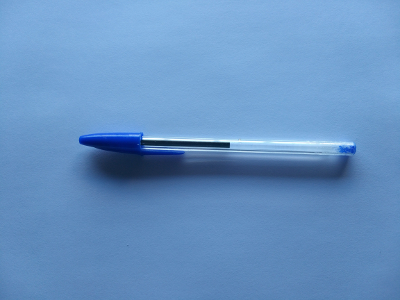
#> input picture ejercicioscapitulo9/img1.jpg, 400 x 300 px
$ python farneback_denso.py
#> lines starting #> are read from the running program, lines starting #| are printed output that depends on the picture
#farneback_denso.py
import cv2
import numpy as np
import matplotlib.pyplot as plt
import sys

img1 = cv2.imread('img1.jpg')
#> img1 is the input picture: shape (300, 400, 3); mean B, G, R 194.1, 146.4, 102.9
img2 = cv2.imread('img2.jpg')
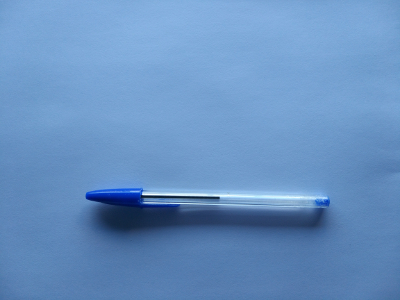
#> input picture ejercicioscapitulo9/img2.jpg, 400 x 300 px
#> img2 is the input picture: shape (300, 400, 3); mean B, G, R 193.1, 145.1, 103.8

if img1 is None or img2 is None:
    print("Error: No se encontraron las imágenes.")
    sys.exit()

# Redimensionar si es necesario (Farneback es pesado, mejor imágenes no gigantes)
if img1.shape != img2.shape:
    img2 = cv2.resize(img2, (img1.shape[1], img1.shape[0]))

# Convertir a escala de grises
prvs = cv2.cvtColor(img1, cv2.COLOR_BGR2GRAY)
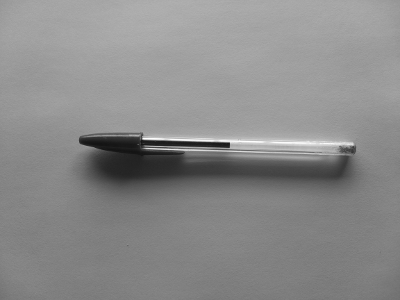
#> prvs: shape (300, 400); min 19, max 255, mean 138.7
next_img = cv2.cvtColor(img2, cv2.COLOR_BGR2GRAY)
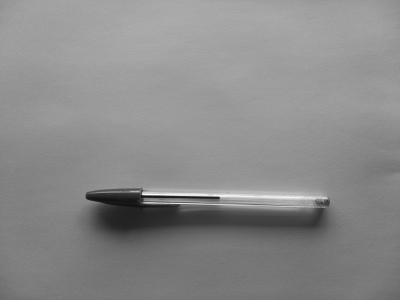
#> next_img: shape (300, 400); min 16, max 253, mean 138.2

# ALGORITMO FARNEBACK
# Calcula el flujo para TODOS los píxeles
# flow tendrá dimensiones (alto, ancho, 2). El '2' son los vectores (dx, dy)
flow = cv2.calcOpticalFlowFarneback(prvs, next_img, None,
                                    pyr_scale=0.5, levels=3, winsize=15,
                                    iterations=3, poly_n=5, poly_sigma=1.2, flags=0)

#  PREPARAR VISUALIZACIÓN HSV
# Creamos una imagen vacía con 3 canales (Hue, Saturation, Value)
hsv = np.zeros_like(img1)

# Ponemos la Saturación al máximo (255) para colores vivos
hsv[..., 1] = 255

# CONVERSIÓN CARTESIANA A POLAR
# Convertimos los vectores (x, y) a (Magnitud, Ángulo)
# mag: Qué tan rápido se mueve
# ang: Hacia dónde se mueve
mag, ang = cv2.cartToPolar(flow[..., 0], flow[..., 1])
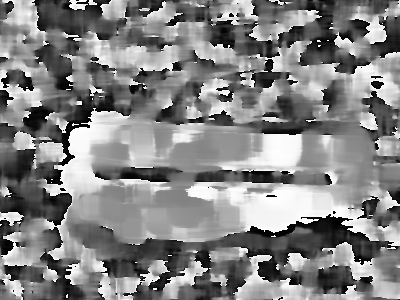
#> ang: shape (300, 400) float32; min 2.5e-05, max 6.28, mean 3.25; drawn with min black and max white

#  El ÁNGULO determina el COLOR (Hue)
# Convertimos radianes a grados (OpenCV usa 0-180 para Hue)
hsv[..., 0] = ang * 180 / np.pi / 2

#  La MAGNITUD determina el BRILLO (Value)
# Normalizamos para que se vea bien (0 a 255)
hsv[..., 2] = cv2.normalize(mag, None, 0, 255, cv2.NORM_MINMAX)
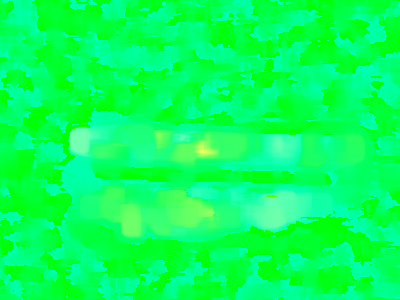
#> hsv: shape (300, 400, 3); mean of channels 0, 1, 2 92.6, 255, 7.7; drawn as B, G, R

# Convertir de HSV a BGR para mostrarlo
bgr_flow = cv2.cvtColor(hsv, cv2.COLOR_HSV2BGR)
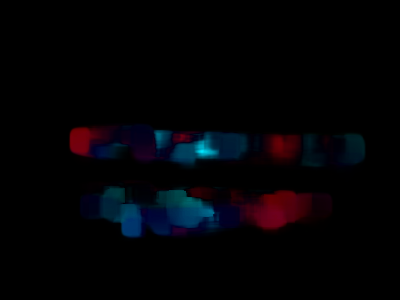
#> bgr_flow: shape (300, 400, 3); mean B, G, R 5.5, 2.6, 2.8

plt.figure(figsize=(12, 6))

plt.subplot(1, 2, 1)
plt.imshow(cv2.cvtColor(img1, cv2.COLOR_BGR2RGB))
plt.title("Frame 1 (Original)")
plt.axis('off')

plt.subplot(1, 2, 2)
plt.imshow(cv2.cvtColor(bgr_flow, cv2.COLOR_BGR2RGB))
plt.title("Flujo Denso (Farneback)\nColor=Dirección, Brillo=Velocidad")
plt.axis('off')

plt.tight_layout()
plt.show()
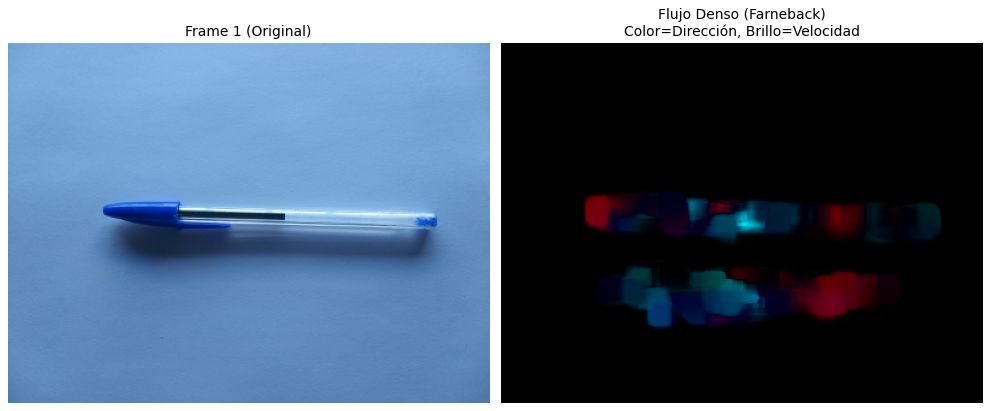
#> figure drawn by matplotlib, 2 panels
